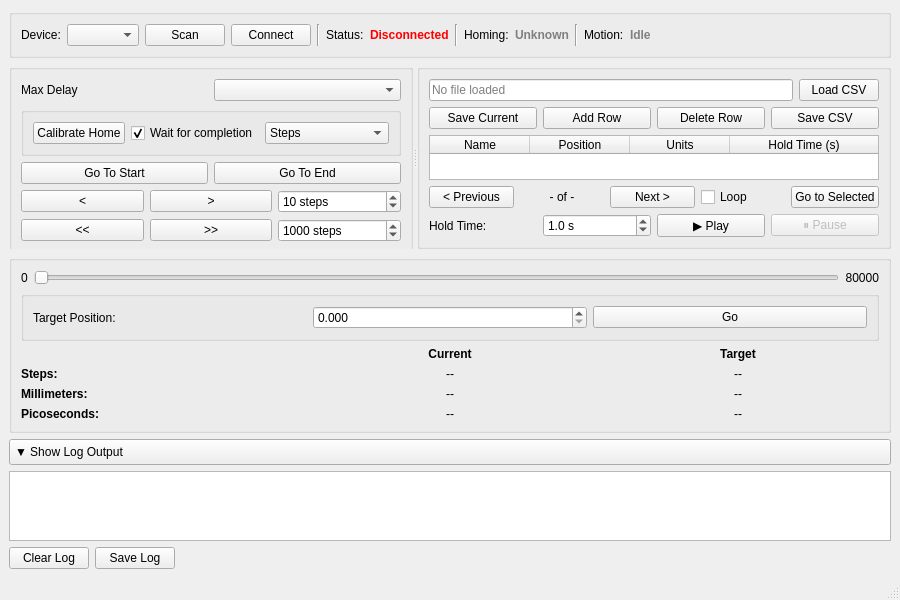
<?xml version="1.0" encoding="UTF-8"?>
<ui version="4.0">
 <class>MainWindow</class>
 <widget class="QMainWindow" name="MainWindow">
  <property name="enabled">
   <bool>true</bool>
  </property>
  <property name="geometry">
   <rect>
    <x>0</x>
    <y>0</y>
    <width>900</width>
    <height>600</height>
   </rect>
  </property>
  <property name="sizePolicy">
   <sizepolicy hsizetype="Preferred" vsizetype="Preferred">
    <horstretch>0</horstretch>
    <verstretch>0</verstretch>
   </sizepolicy>
  </property>
  <property name="minimumSize">
   <size>
    <width>850</width>
    <height>600</height>
   </size>
  </property>
  <property name="windowTitle">
   <string>Agiltron Delay Stage Controller</string>
  </property>
  <widget class="QWidget" name="centralwidget">
   <layout class="QVBoxLayout" name="verticalLayout">
    <item>
     <widget class="QGroupBox" name="connectionGroup">
      <property name="sizePolicy">
       <sizepolicy hsizetype="Preferred" vsizetype="Fixed">
        <horstretch>0</horstretch>
        <verstretch>0</verstretch>
       </sizepolicy>
      </property>
      <property name="title">
       <string/>
      </property>
      <layout class="QHBoxLayout" name="connectionLayout">
       <item>
        <widget class="QLabel" name="labelPort">
         <property name="text">
          <string>Device:</string>
         </property>
        </widget>
       </item>
       <item>
        <widget class="QComboBox" name="comboBoxDevices"/>
       </item>
       <item>
        <widget class="QPushButton" name="btnScan">
         <property name="toolTip">
          <string>Scan for available serial ports</string>
         </property>
         <property name="text">
          <string>Scan</string>
         </property>
        </widget>
       </item>
       <item>
        <widget class="QPushButton" name="btnConnect">
         <property name="toolTip">
          <string>Connect to selected device</string>
         </property>
         <property name="text">
          <string>Connect</string>
         </property>
        </widget>
       </item>
       <item>
        <widget class="Line" name="line1">
         <property name="orientation">
          <enum>Qt::Orientation::Vertical</enum>
         </property>
        </widget>
       </item>
       <item>
        <widget class="QLabel" name="labelConnectionStatus">
         <property name="text">
          <string>Status:</string>
         </property>
        </widget>
       </item>
       <item>
        <widget class="QLabel" name="labelConnectionStatusValue">
         <property name="styleSheet">
          <string>color: red; font-weight: bold;</string>
         </property>
         <property name="text">
          <string>Disconnected</string>
         </property>
        </widget>
       </item>
       <item>
        <widget class="Line" name="line2">
         <property name="orientation">
          <enum>Qt::Orientation::Vertical</enum>
         </property>
        </widget>
       </item>
       <item>
        <widget class="QLabel" name="labelHomingStatus">
         <property name="text">
          <string>Homing:</string>
         </property>
        </widget>
       </item>
       <item>
        <widget class="QLabel" name="labelHomingStatusValue">
         <property name="styleSheet">
          <string>color: gray; font-weight: bold;</string>
         </property>
         <property name="text">
          <string>Unknown</string>
         </property>
        </widget>
       </item>
       <item>
        <widget class="Line" name="line3">
         <property name="orientation">
          <enum>Qt::Orientation::Vertical</enum>
         </property>
        </widget>
       </item>
       <item>
        <widget class="QLabel" name="labelMotionStatus">
         <property name="text">
          <string>Motion:</string>
         </property>
        </widget>
       </item>
       <item>
        <widget class="QLabel" name="labelMotionStatusValue">
         <property name="styleSheet">
          <string>color: gray; font-weight: bold;</string>
         </property>
         <property name="text">
          <string>Idle</string>
         </property>
        </widget>
       </item>
       <item>
        <spacer name="horizontalSpacer">
         <property name="orientation">
          <enum>Qt::Orientation::Horizontal</enum>
         </property>
         <property name="sizeHint" stdset="0">
          <size>
           <width>40</width>
           <height>20</height>
          </size>
         </property>
        </spacer>
       </item>
      </layout>
     </widget>
    </item>
    <item>
     <widget class="QSplitter" name="splitter">
      <property name="sizePolicy">
       <sizepolicy hsizetype="Preferred" vsizetype="Preferred">
        <horstretch>0</horstretch>
        <verstretch>0</verstretch>
       </sizepolicy>
      </property>
      <property name="frameShape">
       <enum>QFrame::Shape::NoFrame</enum>
      </property>
      <property name="orientation">
       <enum>Qt::Orientation::Horizontal</enum>
      </property>
      <property name="childrenCollapsible">
       <bool>false</bool>
      </property>
      <widget class="QWidget" name="leftPane">
       <property name="sizePolicy">
        <sizepolicy hsizetype="Preferred" vsizetype="Preferred">
         <horstretch>1</horstretch>
         <verstretch>0</verstretch>
        </sizepolicy>
       </property>
       <property name="sizeHint" stdset="0">
        <size>
         <width>439</width>
         <height>213</height>
        </size>
       </property>
       <layout class="QVBoxLayout" name="leftPaneLayout" stretch="0">
        <property name="sizeConstraint">
         <enum>QLayout::SizeConstraint::SetMinimumSize</enum>
        </property>
        <item>
         <widget class="QGroupBox" name="jogControlsGroup">
          <property name="sizePolicy">
           <sizepolicy hsizetype="Minimum" vsizetype="Preferred">
            <horstretch>0</horstretch>
            <verstretch>1</verstretch>
           </sizepolicy>
          </property>
          <property name="title">
           <string/>
          </property>
          <layout class="QVBoxLayout" name="jogControlsLayout">
           <item>
            <layout class="QHBoxLayout" name="horizontalLayout">
             <item>
              <widget class="QLabel" name="DelayLabel">
               <property name="text">
                <string>Max Delay</string>
               </property>
              </widget>
             </item>
             <item>
              <widget class="QComboBox" name="comboMaxDelay"/>
             </item>
            </layout>
           </item>
           <item>
            <widget class="QGroupBox" name="homingControlGroup">
             <property name="sizePolicy">
              <sizepolicy hsizetype="Preferred" vsizetype="Preferred">
               <horstretch>0</horstretch>
               <verstretch>1</verstretch>
              </sizepolicy>
             </property>
             <property name="title">
              <string/>
             </property>
             <layout class="QHBoxLayout" name="homingControlLayout">
              <item>
               <widget class="QPushButton" name="btnCalibrateHome">
                <property name="toolTip">
                 <string>Initiate homing calibration sequence</string>
                </property>
                <property name="text">
                 <string>Calibrate Home</string>
                </property>
               </widget>
              </item>
              <item>
               <widget class="QCheckBox" name="checkWaitForCompletion">
                <property name="text">
                 <string>Wait for completion</string>
                </property>
                <property name="checked">
                 <bool>true</bool>
                </property>
               </widget>
              </item>
              <item>
               <widget class="QComboBox" name="comboGlobalUnits">
                <property name="toolTip">
                 <string>Select units for position control inputs</string>
                </property>
                <item>
                 <property name="text">
                  <string>Steps</string>
                 </property>
                </item>
                <item>
                 <property name="text">
                  <string>Millimeters (mm)</string>
                 </property>
                </item>
                <item>
                 <property name="text">
                  <string>Picoseconds (ps)</string>
                 </property>
                </item>
               </widget>
              </item>
             </layout>
            </widget>
           </item>
           <item>
            <layout class="QHBoxLayout" name="horizontalLayout_2">
             <item>
              <widget class="QPushButton" name="btnGoToStart">
               <property name="text">
                <string>Go To Start</string>
               </property>
              </widget>
             </item>
             <item>
              <widget class="QPushButton" name="btnGoToEnd">
               <property name="text">
                <string>Go To End</string>
               </property>
              </widget>
             </item>
            </layout>
           </item>
           <item>
            <layout class="QGridLayout" name="jogButtonsLayout">
             <item row="0" column="0">
              <widget class="QPushButton" name="btnJogFineBack">
               <property name="toolTip">
                <string>Jog backward (fine step)</string>
               </property>
               <property name="text">
                <string>&lt;</string>
               </property>
              </widget>
             </item>
             <item row="0" column="1">
              <widget class="QPushButton" name="btnJogFineForward">
               <property name="toolTip">
                <string>Jog forward (fine step)</string>
               </property>
               <property name="text">
                <string>&gt;</string>
               </property>
              </widget>
             </item>
             <item row="0" column="2">
              <widget class="QSpinBox" name="spinFineStep">
               <property name="toolTip">
                <string>Fine step size</string>
               </property>
               <property name="suffix">
                <string> steps</string>
               </property>
               <property name="maximum">
                <number>10000</number>
               </property>
               <property name="value">
                <number>10</number>
               </property>
              </widget>
             </item>
             <item row="1" column="0">
              <widget class="QPushButton" name="btnJogCoarseBack">
               <property name="toolTip">
                <string>Jog backward (coarse step)</string>
               </property>
               <property name="text">
                <string>&lt;&lt;</string>
               </property>
              </widget>
             </item>
             <item row="1" column="1">
              <widget class="QPushButton" name="btnJogCoarseForward">
               <property name="toolTip">
                <string>Jog forward (coarse step)</string>
               </property>
               <property name="text">
                <string>&gt;&gt;</string>
               </property>
              </widget>
             </item>
             <item row="1" column="2">
              <widget class="QSpinBox" name="spinCoarseStep">
               <property name="toolTip">
                <string>Coarse step size</string>
               </property>
               <property name="suffix">
                <string> steps</string>
               </property>
               <property name="maximum">
                <number>100000</number>
               </property>
               <property name="value">
                <number>1000</number>
               </property>
              </widget>
             </item>
            </layout>
           </item>
          </layout>
         </widget>
        </item>
       </layout>
      </widget>
      <widget class="QWidget" name="rightPane">
       <property name="sizePolicy">
        <sizepolicy hsizetype="Preferred" vsizetype="Preferred">
         <horstretch>3</horstretch>
         <verstretch>0</verstretch>
        </sizepolicy>
       </property>
       <property name="sizeHint" stdset="0">
        <size>
         <width>396</width>
         <height>354</height>
        </size>
       </property>
       <layout class="QVBoxLayout" name="rightPaneLayout" stretch="0">
        <item>
         <widget class="QGroupBox" name="positionsGroup">
          <property name="sizePolicy">
           <sizepolicy hsizetype="Expanding" vsizetype="MinimumExpanding">
            <horstretch>0</horstretch>
            <verstretch>1</verstretch>
           </sizepolicy>
          </property>
          <property name="title">
           <string/>
          </property>
          <layout class="QVBoxLayout" name="positionsLayout">
           <item>
            <layout class="QHBoxLayout" name="csvFileLayout">
             <item>
              <widget class="QLineEdit" name="lineCSVFile">
               <property name="readOnly">
                <bool>true</bool>
               </property>
               <property name="placeholderText">
                <string>No file loaded</string>
               </property>
              </widget>
             </item>
             <item>
              <widget class="QPushButton" name="btnLoadCSV">
               <property name="text">
                <string>Load CSV</string>
               </property>
              </widget>
             </item>
            </layout>
           </item>
           <item>
            <layout class="QHBoxLayout" name="csvButtonsLayout">
             <item>
              <widget class="QPushButton" name="btnSavePreset">
               <property name="toolTip">
                <string>Save current position to table</string>
               </property>
               <property name="text">
                <string>Save Current</string>
               </property>
              </widget>
             </item>
             <item>
              <widget class="QPushButton" name="btnAddRow">
               <property name="toolTip">
                <string>Add a new row to the table</string>
               </property>
               <property name="text">
                <string>Add Row</string>
               </property>
              </widget>
             </item>
             <item>
              <widget class="QPushButton" name="btnDeleteRow">
               <property name="toolTip">
                <string>Delete selected row from table</string>
               </property>
               <property name="text">
                <string>Delete Row</string>
               </property>
              </widget>
             </item>
             <item>
              <widget class="QPushButton" name="btnSaveCSV">
               <property name="toolTip">
                <string>Save table to CSV file</string>
               </property>
               <property name="text">
                <string>Save CSV</string>
               </property>
              </widget>
             </item>
            </layout>
           </item>
           <item>
            <widget class="QTableWidget" name="tablePositions">
             <property name="editTriggers">
              <set>QAbstractItemView::EditTrigger::AnyKeyPressed|QAbstractItemView::EditTrigger::DoubleClicked|QAbstractItemView::EditTrigger::EditKeyPressed</set>
             </property>
             <property name="alternatingRowColors">
              <bool>true</bool>
             </property>
             <property name="selectionMode">
              <enum>QAbstractItemView::SelectionMode::SingleSelection</enum>
             </property>
             <property name="selectionBehavior">
              <enum>QAbstractItemView::SelectionBehavior::SelectRows</enum>
             </property>
             <attribute name="horizontalHeaderStretchLastSection">
              <bool>true</bool>
             </attribute>
             <column>
              <property name="text">
               <string>Name</string>
              </property>
             </column>
             <column>
              <property name="text">
               <string>Position</string>
              </property>
             </column>
             <column>
              <property name="text">
               <string>Units</string>
              </property>
             </column>
             <column>
              <property name="text">
               <string>Hold Time (s)</string>
              </property>
             </column>
            </widget>
           </item>
           <item>
            <layout class="QHBoxLayout" name="navigationLayout">
             <item>
              <widget class="QPushButton" name="btnPrevious">
               <property name="toolTip">
                <string>Go to previous position in list</string>
               </property>
               <property name="text">
                <string>&lt; Previous</string>
               </property>
              </widget>
             </item>
             <item>
              <widget class="QLabel" name="labelPosition">
               <property name="text">
                <string>- of -</string>
               </property>
               <property name="alignment">
                <set>Qt::AlignmentFlag::AlignCenter</set>
               </property>
              </widget>
             </item>
             <item>
              <widget class="QPushButton" name="btnNext">
               <property name="toolTip">
                <string>Go to next position in list</string>
               </property>
               <property name="text">
                <string>Next &gt;</string>
               </property>
              </widget>
             </item>
             <item>
              <widget class="QCheckBox" name="checkLoop">
               <property name="text">
                <string>Loop</string>
               </property>
              </widget>
             </item>
             <item>
              <widget class="QPushButton" name="btnGoToSelected">
               <property name="toolTip">
                <string>Move to the selected position in the table</string>
               </property>
               <property name="text">
                <string>Go to Selected</string>
               </property>
              </widget>
             </item>
            </layout>
           </item>
           <item>
            <layout class="QHBoxLayout" name="playbackControlLayout">
             <item>
              <widget class="QLabel" name="labelHoldTime">
               <property name="text">
                <string>Hold Time:</string>
               </property>
              </widget>
             </item>
             <item>
              <widget class="QDoubleSpinBox" name="spinHoldTime">
               <property name="toolTip">
                <string>Time to hold at each position (seconds)</string>
               </property>
               <property name="suffix">
                <string> s</string>
               </property>
               <property name="decimals">
                <number>1</number>
               </property>
               <property name="minimum">
                <double>0.000000000000000</double>
               </property>
               <property name="maximum">
                <double>3600.000000000000000</double>
               </property>
               <property name="value">
                <double>1.000000000000000</double>
               </property>
              </widget>
             </item>
             <item>
              <widget class="QPushButton" name="btnPlay">
               <property name="toolTip">
                <string>Start automatic sequence through positions</string>
               </property>
               <property name="text">
                <string>▶ Play</string>
               </property>
              </widget>
             </item>
             <item>
              <widget class="QPushButton" name="btnPause">
               <property name="enabled">
                <bool>false</bool>
               </property>
               <property name="toolTip">
                <string>Pause automatic sequence</string>
               </property>
               <property name="text">
                <string>⏸ Pause</string>
               </property>
              </widget>
             </item>
            </layout>
           </item>
          </layout>
         </widget>
        </item>
       </layout>
      </widget>
     </widget>
    </item>
    <item>
     <widget class="QGroupBox" name="sliderGroup">
      <property name="sizePolicy">
       <sizepolicy hsizetype="Preferred" vsizetype="Fixed">
        <horstretch>0</horstretch>
        <verstretch>0</verstretch>
       </sizepolicy>
      </property>
      <property name="title">
       <string/>
      </property>
      <layout class="QVBoxLayout" name="sliderLayout">
       <item>
        <layout class="QHBoxLayout" name="sliderRangeLayout">
         <item>
          <widget class="QLabel" name="labelSliderMin">
           <property name="text">
            <string>0</string>
           </property>
           <property name="alignment">
            <set>Qt::AlignmentFlag::AlignLeading|Qt::AlignmentFlag::AlignLeft|Qt::AlignmentFlag::AlignVCenter</set>
           </property>
          </widget>
         </item>
         <item>
          <widget class="QSlider" name="sliderTarget">
           <property name="toolTip">
            <string>Drag to set target position</string>
           </property>
           <property name="maximum">
            <number>80000</number>
           </property>
           <property name="orientation">
            <enum>Qt::Orientation::Horizontal</enum>
           </property>
          </widget>
         </item>
         <item>
          <widget class="QLabel" name="labelSliderMax">
           <property name="text">
            <string>80000</string>
           </property>
           <property name="alignment">
            <set>Qt::AlignmentFlag::AlignRight|Qt::AlignmentFlag::AlignTrailing|Qt::AlignmentFlag::AlignVCenter</set>
           </property>
          </widget>
         </item>
        </layout>
       </item>
       <item>
        <widget class="QGroupBox" name="positionControlGroup">
         <property name="sizePolicy">
          <sizepolicy hsizetype="Minimum" vsizetype="Preferred">
           <horstretch>0</horstretch>
           <verstretch>1</verstretch>
          </sizepolicy>
         </property>
         <property name="title">
          <string/>
         </property>
         <layout class="QVBoxLayout" name="positionControlLayout">
          <item>
           <layout class="QHBoxLayout" name="targetPositionLayout">
            <item>
             <widget class="QLabel" name="labelTargetPos">
              <property name="text">
               <string>Target Position:</string>
              </property>
             </widget>
            </item>
            <item>
             <widget class="QDoubleSpinBox" name="spinTargetPosition">
              <property name="decimals">
               <number>3</number>
              </property>
              <property name="maximum">
               <double>100000.000000000000000</double>
              </property>
             </widget>
            </item>
            <item>
             <widget class="QPushButton" name="btnGoToPosition">
              <property name="toolTip">
               <string>Move to target position</string>
              </property>
              <property name="text">
               <string>Go</string>
              </property>
             </widget>
            </item>
           </layout>
          </item>
         </layout>
        </widget>
       </item>
       <item>
        <layout class="QGridLayout" name="allUnitsDisplayLayout">
         <item row="0" column="0">
          <widget class="QLabel" name="labelUnitTypeHeader">
           <property name="text">
            <string/>
           </property>
          </widget>
         </item>
         <item row="0" column="1">
          <widget class="QLabel" name="labelCurrentHeader">
           <property name="styleSheet">
            <string>font-weight: bold;</string>
           </property>
           <property name="text">
            <string>Current</string>
           </property>
           <property name="alignment">
            <set>Qt::AlignmentFlag::AlignCenter</set>
           </property>
          </widget>
         </item>
         <item row="0" column="2">
          <widget class="QLabel" name="labelTargetHeader">
           <property name="styleSheet">
            <string>font-weight: bold;</string>
           </property>
           <property name="text">
            <string>Target</string>
           </property>
           <property name="alignment">
            <set>Qt::AlignmentFlag::AlignCenter</set>
           </property>
          </widget>
         </item>
         <item row="1" column="0">
          <widget class="QLabel" name="labelStepsUnit">
           <property name="styleSheet">
            <string>font-weight: bold;</string>
           </property>
           <property name="text">
            <string>Steps:</string>
           </property>
          </widget>
         </item>
         <item row="1" column="1">
          <widget class="QLabel" name="labelCurrentSteps">
           <property name="text">
            <string>--</string>
           </property>
           <property name="alignment">
            <set>Qt::AlignmentFlag::AlignCenter</set>
           </property>
          </widget>
         </item>
         <item row="1" column="2">
          <widget class="QLabel" name="labelTargetSteps">
           <property name="text">
            <string>--</string>
           </property>
           <property name="alignment">
            <set>Qt::AlignmentFlag::AlignCenter</set>
           </property>
          </widget>
         </item>
         <item row="2" column="0">
          <widget class="QLabel" name="labelMMUnit">
           <property name="styleSheet">
            <string>font-weight: bold;</string>
           </property>
           <property name="text">
            <string>Millimeters:</string>
           </property>
          </widget>
         </item>
         <item row="2" column="1">
          <widget class="QLabel" name="labelCurrentMM">
           <property name="text">
            <string>--</string>
           </property>
           <property name="alignment">
            <set>Qt::AlignmentFlag::AlignCenter</set>
           </property>
          </widget>
         </item>
         <item row="2" column="2">
          <widget class="QLabel" name="labelTargetMM">
           <property name="text">
            <string>--</string>
           </property>
           <property name="alignment">
            <set>Qt::AlignmentFlag::AlignCenter</set>
           </property>
          </widget>
         </item>
         <item row="3" column="0">
          <widget class="QLabel" name="labelPSUnit">
           <property name="styleSheet">
            <string>font-weight: bold;</string>
           </property>
           <property name="text">
            <string>Picoseconds:</string>
           </property>
          </widget>
         </item>
         <item row="3" column="1">
          <widget class="QLabel" name="labelCurrentPS">
           <property name="text">
            <string>--</string>
           </property>
           <property name="alignment">
            <set>Qt::AlignmentFlag::AlignCenter</set>
           </property>
          </widget>
         </item>
         <item row="3" column="2">
          <widget class="QLabel" name="labelTargetPS">
           <property name="text">
            <string>--</string>
           </property>
           <property name="alignment">
            <set>Qt::AlignmentFlag::AlignCenter</set>
           </property>
          </widget>
         </item>
        </layout>
       </item>
      </layout>
     </widget>
    </item>
    <item>
     <layout class="QVBoxLayout" name="logToggleLayout">
      <item>
       <widget class="QPushButton" name="btnToggleLog">
        <property name="styleSheet">
         <string>text-align: left; padding: 5px;</string>
        </property>
        <property name="text">
         <string>▼ Show Log Output</string>
        </property>
        <property name="checkable">
         <bool>true</bool>
        </property>
        <property name="checked">
         <bool>false</bool>
        </property>
       </widget>
      </item>
      <item>
       <widget class="QWidget" name="logContainer" native="true">
        <property name="visible">
         <bool>false</bool>
        </property>
        <layout class="QVBoxLayout" name="logContainerLayout">
         <property name="leftMargin">
          <number>0</number>
         </property>
         <property name="topMargin">
          <number>0</number>
         </property>
         <property name="rightMargin">
          <number>0</number>
         </property>
         <property name="bottomMargin">
          <number>0</number>
         </property>
         <item>
          <widget class="QTextEdit" name="textLog">
           <property name="readOnly">
            <bool>true</bool>
           </property>
          </widget>
         </item>
         <item>
          <layout class="QHBoxLayout" name="logButtonsLayout">
           <item>
            <widget class="QPushButton" name="btnClearLog">
             <property name="text">
              <string>Clear Log</string>
             </property>
            </widget>
           </item>
           <item>
            <widget class="QPushButton" name="btnSaveLog">
             <property name="text">
              <string>Save Log</string>
             </property>
            </widget>
           </item>
           <item>
            <spacer name="horizontalSpacerLog">
             <property name="orientation">
              <enum>Qt::Orientation::Horizontal</enum>
             </property>
             <property name="sizeHint" stdset="0">
              <size>
               <width>40</width>
               <height>20</height>
              </size>
             </property>
            </spacer>
           </item>
          </layout>
         </item>
        </layout>
       </widget>
      </item>
     </layout>
    </item>
   </layout>
  </widget>
  <widget class="QStatusBar" name="statusbar"/>
  <action name="actionLoadCSV">
   <property name="text">
    <string>Load CSV...</string>
   </property>
  </action>
  <action name="actionSaveLog">
   <property name="text">
    <string>Save Log...</string>
   </property>
  </action>
  <action name="actionExit">
   <property name="text">
    <string>Exit</string>
   </property>
  </action>
  <action name="actionConnect">
   <property name="text">
    <string>Connect</string>
   </property>
  </action>
  <action name="actionDisconnect">
   <property name="text">
    <string>Disconnect</string>
   </property>
  </action>
  <action name="actionCalibrateHome">
   <property name="text">
    <string>Calibrate Home</string>
   </property>
  </action>
  <action name="actionSerialSettings">
   <property name="text">
    <string>Serial Port Settings...</string>
   </property>
  </action>
  <action name="actionPollingRate">
   <property name="text">
    <string>Polling Rate...</string>
   </property>
  </action>
  <action name="actionAbout">
   <property name="text">
    <string>About</string>
   </property>
  </action>
 </widget>
 <resources/>
 <connections/>
</ui>
